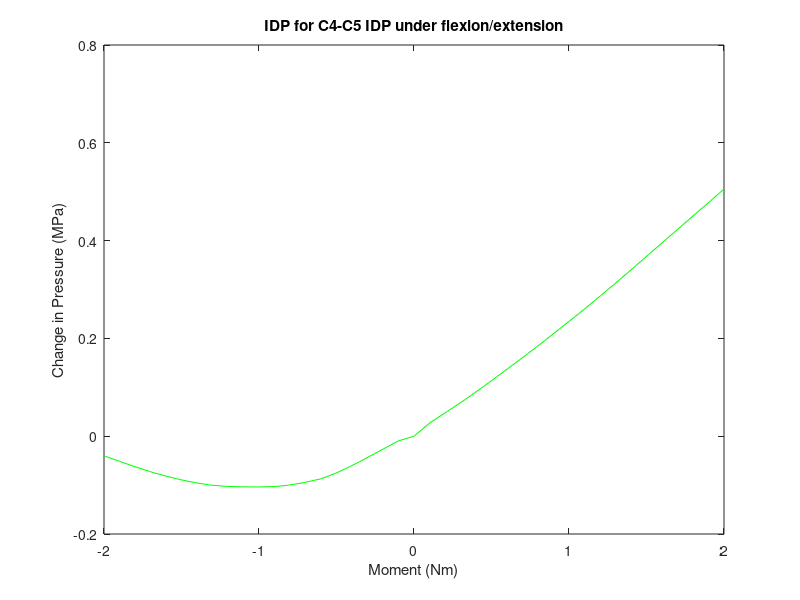

MATLAB code for this plot: (Note: this script raises an error after producing the figure.)
%% this script plots average IDP for the c3-c4 nucleus pulposus under flexion/extension, lateral bending, and axial rotation
%model_2
%% flexion/extension (4n4p) c3-c4 Average IDP
%4n
p4n=[0.27856 0.268682 0.246816 0.226708 0.217194 0.202816 0.191363 0.18332 0.177898 0.175472 0.174754 0.175008 0.175855 0.17845 0.183223 0.189985 0.197494 0.206428 0.217343 0.22731 0.238407];
x4n=[2 2.05126 2.11533 2.17471 2.20447 2.25221 2.30059 2.35788 2.41099 2.45099 2.50605 2.55427 2.60174 2.65492 2.70335 2.75569 2.80363 2.85302 2.90564 2.95047 3];

%4p
p4p=[0.27856 0.305852 0.332539 0.353565 0.380265 0.399968 0.423442 0.447271 0.47624 0.497435 0.527343 0.5491 0.56551 0.591929 0.62224 0.649361 0.682267 0.701643 0.73234 0.763696 0.783847];
x4p=[2 2.05126 2.11533 2.16533 2.2247 2.26689 2.31689 2.36689 2.42627 2.46846 2.52783 2.57002 2.60127 2.65098 2.70667 2.75577 2.81523 2.85038 2.90628 2.96349 3];

% delta loop
for n=1:20
    p4n1(n)=[p4n(n+1)-p4n(1)];
    p4p1(n)=[p4p(n+1)-p4p(1)];
end

% zero data and join
x4n1=-2*(x4n-2);
x4p1=[(x4p-2)*2];
p4p2=[0,p4p1];
x4=[flip(x4n1(2:21)),x4p1];
p4=[flip(p4n1),p4p2];

%plot
figure(1)
f3=plot(x4,p4,'g');
ylabel('Change in Pressure (MPa)')
xlabel('Moment (Nm)')
title('IDP for C4-C5 IDP under flexion/extension')
legend([f1,f2,f3],'intact','model 1','model 2')
hold on
%% lateral bending (5n5p) c3-c4 Average IDP
%5n
p5n=[0.27856 0.289708 0.295754 0.299383 0.30297 0.306782 0.308141 0.310355 0.311832 0.312901 0.313941 0.31433 0.314535 0.31448 0.314423 0.314446 0.315007 0.315562 0.316993 0.318515 0.319204];
x5n=[2 2.05026 2.11433 2.16433 2.21433 2.27371 2.30007 2.35578 2.40928 2.45979 2.52161 2.5572 2.60603 2.68118 2.71243 2.7511 2.82625 2.8575 2.91199 2.97132 3 ];

%5p
p5p=[0.27856 0.284616 0.282697 0.280699 0.279845 0.278632 0.276846 0.276192 0.274907 0.273121 0.271879 0.270344 0.268132 0.266012 0.264093 0.262328 0.261007 0.259725 0.258632 0.25758 0.256662];
x5p=[2 2.05126 2.11533 2.17471 2.20404 2.25438 2.33159 2.3549 2.4016 2.46738 2.50746 2.55002 2.60679 2.65835 2.71084 2.76368 2.81124 2.86007 2.90407 2.95108 3];

% delta loop
for n=1:20
    p5n1(n)=[p5n(n+1)-p5n(1)];
    p5p1(n)=[p5p(n+1)-p5p(1)];
end

% zero data and join
x5n1=-2*(x5n-2);
x5p1=[(x5p-2)*2];
p5p2=[0,p5p1];
x5=[flip(x5n1(2:21)),x5p1];
p5=[flip(p5n1),p5p2];

%plot
figure(2)
d3=plot(x5,p5,'g');
ylabel('Change in Pressure (MPa)')
xlabel('Moment (Nm)')
title('IDP for C4-C5 IDP under lateral bending')
legend([d1,d2,d3],'intact','model 1','model 2')
hold on
%% axial rotation (6n6p) c3-c4 Average IDP
%6n
p6n=[0.27856 0.290416 0.292679 0.295921 0.297696 0.302502 0.30538 0.309981 0.313037 0.316223 0.320075 0.325184 0.329589 0.332674 0.336488 0.340407 0.344509 0.348862 0.354253 0.358292 0.361361];
x6n=[2 2.05478 2.10546 2.17115 2.2004 2.26892 2.30837 2.36775 2.40818 2.45012 2.50186 2.56957 2.6267 2.66729 2.71729 2.76729 2.81729 2.86729 2.92666 2.96885 3];

%6p
p6p=[0.27856 0.286434 0.287061 0.28722 0.288126 0.288887 0.289989 0.290889 0.292011 0.292948 0.294286 0.295551 0.296579 0.297872 0.298706 0.300511 0.301412 0.303236 0.304601 0.306312 0.307961 ];
x6p=[2 2.05026 2.11433 2.15261 2.2098 2.25679 2.30943 2.35333 2.40624 2.4511 2.50404 2.55744 2.60598 2.66477 2.70156 2.77304 2.80429 2.86109 2.90333 2.95384 3];

% delta loop
for n=1:20
    p6n1(n)=[p6n(n+1)-p6n(1)];
    p6p1(n)=[p6p(n+1)-p6p(1)];
end

% zero data and join
x6n1=-2*(x6n-2);
x6p1=[(x6p-2)*2];
p6p2=[0,p6p1];
x6=[flip(x6n1(2:21)),x6p1];
p6=[flip(p6n1),p6p2];

%plot
figure(3)
s3=plot(x6,p6,'g');
ylabel('Change in Pressure (MPa)')
xlabel('Moment (Nm)')
title('IDP for C4-C5 under axial rotation')
legend([s1,s2,s3],'intact','model 1','model 2')
hold on